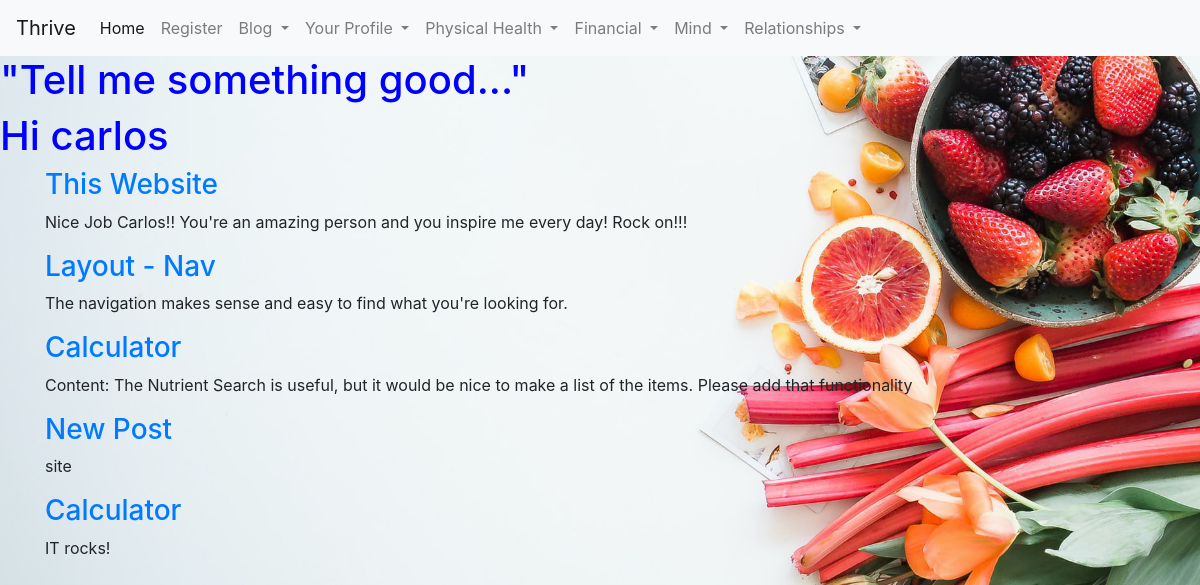
/blog (signed in), run on the app's committed database.
### health_app/models.py (models this page shows, shortened)
class User(db.Model, UserMixin):
    id = db.Column(db.Integer, primary_key = True)
    username = db.Column(db.String(150), nullable = False, unique=True)
    email = db.Column(db.String(150), nullable = False, unique = True)
    password = db.Column(db.String(256), nullable = False)
    post = db.relationship('Post', backref = 'author', lazy = True)

class Post(db.Model):
    id = db.Column(db.Integer, primary_key = True)
    title = db.Column(db.String(100))
    content = db.Column(db.String(300))
    date_created = db.Column(db.DateTime, nullable = False, default = datetime.utcnow)
    user_id = db.Column(db.Integer, db.ForeignKey('user.id'), nullable = False)

### health_app/routes.py (the view)
@app.route('/blog')
def blog():
    posts = Post.query.all()
    return render_template('blog.html',user_posts = posts)

### health_app/models.py (called while the page is built)
@login_manager.user_loader
def load_user(user_id):
    return User.query.get(int(user_id))

### health_app/templates/blog.html
{% extends 'base.html' %}
{% block content %}
    <header class="banner">
        <h1 class="header-text">"Tell me something good..."</h1>
    </header>
    <h1>Hi {{ current_user.username }}</h1>
    {% if current_user.is_authenticated %}
        {% for post in user_posts %}
            <div class="container">
                <h3>
                    <a href="{{ url_for('post_detail', post_id = post.id) }}">{{ post.title }}</a>
                </h3>
                <p>{{ post.content }}</p>
            </div>
        {% endfor %}
    {% else %}
    <h2>Please register and login to see posts.</h2>
    {% endif %}
{% endblock content %}

### health_app/static/css/styles.css (style rules this page uses)
h1 { color: blue; }
.body { background-image: url(../css/images/white_space_flip.jpg); height: 100vh; background-position: center; background-repeat: no-repeat; background-size: cover; }

### data on the page
User: username "carlos"
Post: title "This Website", content "Nice Job Carlos!! You're an amazing person and you inspire me every day! Rock on!!!"
Post: title "Layout - Nav", content "The navigation makes sense and easy to find what you're looking for."
Post: title "Calculator", content "Content: The Nutrient Search is useful, but it would be nice to make a list of the items. Please add that functionality"
Post: title "New Post", content "site"
Post: title "Calculator", content "IT rocks!"
